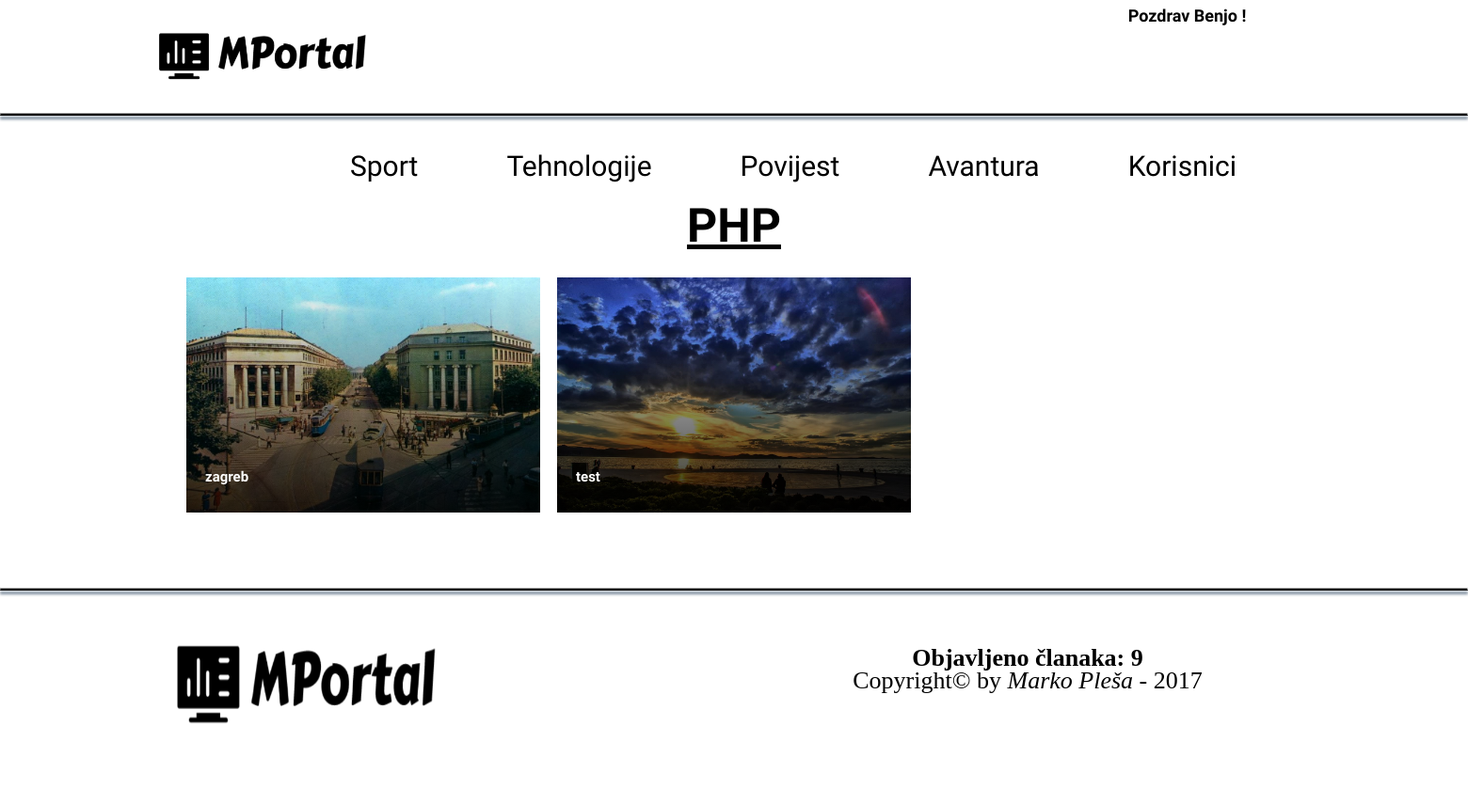
The page /cat_art.php?cat=PHP7 (signed in) on the database its author committed.
### tables this page shows
CREATE TABLE `category_article` (
  `id_cat` int(11) UNSIGNED NOT NULL,
  `name` varchar(30) NOT NULL,
  `active` int(11) NOT NULL DEFAULT '1',
  `parent` int(11) UNSIGNED DEFAULT NULL
);

CREATE TABLE `article` (
  `id_a` int(11) UNSIGNED NOT NULL,
  `fk_id_u` int(11) UNSIGNED DEFAULT NULL,
  `fk_id_cat` int(11) UNSIGNED NOT NULL,
  `title` varchar(200) NOT NULL,
  `description` varchar(500) NOT NULL,
  `content` varchar(6000) NOT NULL,
  `foto_url` varchar(255) NOT NULL,
  `foto_alt` varchar(255) NOT NULL,
  `date_publication` datetime NOT NULL,
  `date_last_change` timestamp NOT NULL DEFAULT CURRENT_TIMESTAMP ON UPDATE CURRENT_TIMESTAMP,
  `position` int(11) UNSIGNED NOT NULL DEFAULT '1',
  `number_likes` int(11) UNSIGNED NOT NULL DEFAULT '0',
  `active` int(2) NOT NULL DEFAULT '1'
);

### cat_art.php (the view, shortened to what this page needs)
<?php
    require_once 'actions/db.php';
    $id_cat3 = substr(trim(htmlentities($_GET['cat'])),3 , 4);
    $sql3 =  "SELECT a.id_a as id_a, a.title as title, a.description as description, a.foto_url as foto_url, a.foto_alt as foto_alt, c.name as name_cat
        FROM article a, category_article c
        WHERE a.fk_id_cat = :id_cat
        AND c.id_cat = :id_cat
        AND a.active = 1";
    $stmt3 = $db->prepare($sql3);
    $stmt3->bindParam(':id_cat', $id_cat3);
    $stmt3->execute();
?>
<!DOCTYPE html>
<html>
    <head>
        <?php include_once "includes/head.php"; ?>
    </head>
    <body>
        <header>
            <?php include_once "includes/nav.php"; ?>
        </header>
        <hr>
        <div class="wrapper">
            <section class="cat-section">
<?php
    $result3 = $stmt3->fetch();
    $name_cat = $result3['name_cat'];
?>
    <h1><?php echo $name_cat;?></h1>
<?php
    $cat_url = substr($name_cat, 0, 3);
    $stmt3->execute();
    $result4 = $stmt3->fetchall();
    foreach ($result4 as $res3) {
?>
                <a href="article.php?cat=<?php echo $cat_url,$id_cat3;?> &art=<?php echo $res3['id_a']; ?>">
                    <div class="cat-art">
                        <img src="<?php echo $res3['foto_url'] ;?>" alt="<?php echo $res3['foto_alt'] ;?>">
                        <div class="cat-art-name">
                            <h2><?php echo $res3['title']; ?></h2>
                        </div>
                    </div>
                </a>
<?php }
?>
            </section>
        </div>
        <hr>
        <footer class="footer">
           <?php include_once "includes/footer.php"; ?>
        </footer>
    </body>
</html>

### includes/nav.php (shortened to what this page needs)
<?php
    $sql = "SELECT * FROM category_article WHERE parent is NULL AND active = 1";
    $stmt = $db->prepare($sql);
    $stmt->execute();
?>
<nav>
    <a href="index.php"><img src="img/logo.png" alt="MPortal logo"></a>
    <ul class="menu" id="menu">
        <?php
            $result = $stmt -> fetchAll(PDO::FETCH_OBJ);
            foreach ($result as $res){
        ?>
        <li>
            <a class="drop">
                <?php echo $res-> name ; ?>
            </a>
        </li>
        <?php } ?>
        <li>
            <?php
    if(isset($_SESSION['user'])){
?>
<span class="welcome">Pozdrav <?php echo $_SESSION['user']['username']?> !</span>
<?php } ?>
            <a class="drop" id="drop">Korisnici</a>
        </li>
    </ul>
</nav>

### style/style.css (style rules this page uses)
* { margin: 0; padding: 0; box-sizing: border-box; }
html { height: 100%; }
body { font-family: 'Indie Flower', cursive; line-height: 150%; color: black; min-height:100%; }
.wrapper { width: 1200px; margin: 0 auto; }
header { position: relative; height: 120px; width: 100%; }
nav { margin: 0% 10%; }
.welcome { position:absolute; width: 100%; top: 5px; font-weight: bolder; font-size: 18px; }
nav img { height: 120px; width: 20%; float: left; }
nav ul { display: block; list-style: none; float:right; padding-top: 45px; }
nav ul li { display: inline-block; margin-right: 90px; font-size: 30px; }
nav ul li a { text-decoration: none; color: black; }
article img, .cat-art img, .other-art img, .small-art img, .big-art img { height: 100%; width: 100%; object-fit: cover; }
hr { border-bottom: 2px solid black; box-shadow: 0 4px 3px #778899; }
footer { width: 100%; margin: 0 auto; height: 200px; }
.cat-section { overflow:hidden; width: 100%; height: 100%; margin: 0 auto; margin-bottom: 80px; display: block; }
.cat-section h1 { font-size: 50px; text-align: center; text-decoration: underline; }
.cat-art { position: relative; float: left; width:31.33%; height: 250px; margin-top: 10px; margin-left: 18px; }
.cat-art-name { color: #efefef; background: linear-gradient(rgba(255, 255, 255, 0), rgba(0, 0, 0, 0.81)); width: 100%; height: 100%; position: absolute; bottom: 0px; }
.cat-art-name h2 { color: white; margin-top: 200px; margin-left: 20px; font-size: 15px; }

### rows shown on the page
category_article: name "Sport"
category_article: name "Tehnologije"
category_article: name "Povijest"
category_article: name "Avantura"
category_article: name "PHP"
article: foto_url (picture), title "zagreb"
article: foto_url+foto_alt (picture), title "test"

### other values the page prints
$_SESSION['user']['username'] "Benjo"
$result_count['COUNT(*)'] "9"
